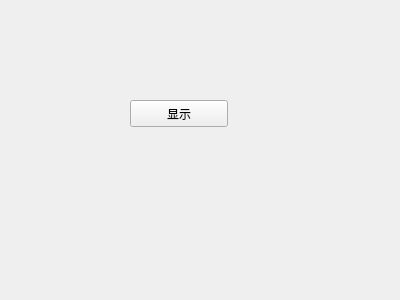
<?xml version="1.0" encoding="UTF-8"?>
<ui version="4.0">
 <class>Widget</class>
 <widget class="QWidget" name="Widget">
  <property name="geometry">
   <rect>
    <x>0</x>
    <y>0</y>
    <width>400</width>
    <height>300</height>
   </rect>
  </property>
  <property name="windowTitle">
   <string>Widget</string>
  </property>
  <widget class="QPushButton" name="pushButton">
   <property name="geometry">
    <rect>
     <x>130</x>
     <y>100</y>
     <width>98</width>
     <height>27</height>
    </rect>
   </property>
   <property name="text">
    <string>显示</string>
   </property>
  </widget>
 </widget>
 <layoutdefault spacing="6" margin="11"/>
 <resources/>
 <connections/>
</ui>
